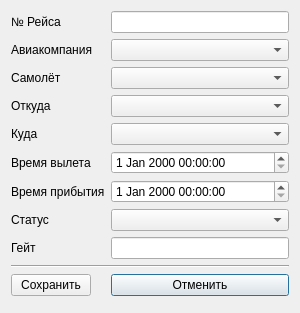
<?xml version="1.0" encoding="UTF-8"?>
<ui version="4.0">
 <class>Dialog</class>
 <widget class="QDialog" name="Dialog">
  <property name="geometry">
   <rect>
    <x>0</x>
    <y>0</y>
    <width>300</width>
    <height>313</height>
   </rect>
  </property>
  <property name="sizePolicy">
   <sizepolicy hsizetype="Fixed" vsizetype="Fixed">
    <horstretch>0</horstretch>
    <verstretch>0</verstretch>
   </sizepolicy>
  </property>
  <property name="minimumSize">
   <size>
    <width>300</width>
    <height>313</height>
   </size>
  </property>
  <property name="maximumSize">
   <size>
    <width>300</width>
    <height>313</height>
   </size>
  </property>
  <property name="windowTitle">
   <string>Редактирование</string>
  </property>
  <layout class="QGridLayout" name="gridLayout">
   <item row="8" column="2">
    <widget class="QLineEdit" name="lineEdit_gate"/>
   </item>
   <item row="9" column="0" colspan="3">
    <widget class="Line" name="line_2">
     <property name="orientation">
      <enum>Qt::Horizontal</enum>
     </property>
    </widget>
   </item>
   <item row="8" column="0">
    <widget class="QLabel" name="label_10">
     <property name="text">
      <string>Гейт</string>
     </property>
    </widget>
   </item>
   <item row="7" column="2">
    <widget class="QComboBox" name="comboBox_status"/>
   </item>
   <item row="6" column="2">
    <widget class="QDateTimeEdit" name="dateTimeEdit_arrival_time"/>
   </item>
   <item row="1" column="2">
    <widget class="QComboBox" name="comboBox_airline"/>
   </item>
   <item row="7" column="0" colspan="2">
    <widget class="QLabel" name="label_9">
     <property name="text">
      <string>Статус</string>
     </property>
    </widget>
   </item>
   <item row="3" column="0" colspan="2">
    <widget class="QLabel" name="label_5">
     <property name="text">
      <string>Откуда</string>
     </property>
    </widget>
   </item>
   <item row="2" column="0" colspan="2">
    <widget class="QLabel" name="label_4">
     <property name="text">
      <string>Самолёт</string>
     </property>
    </widget>
   </item>
   <item row="2" column="2">
    <widget class="QComboBox" name="comboBox_aircraft_type"/>
   </item>
   <item row="4" column="0">
    <widget class="QLabel" name="label_6">
     <property name="text">
      <string>Куда</string>
     </property>
    </widget>
   </item>
   <item row="3" column="2">
    <widget class="QComboBox" name="comboBox_departure"/>
   </item>
   <item row="6" column="0" colspan="2">
    <widget class="QLabel" name="label_8">
     <property name="text">
      <string>Время прибытия</string>
     </property>
    </widget>
   </item>
   <item row="5" column="2">
    <widget class="QDateTimeEdit" name="dateTimeEdit_departure_time"/>
   </item>
   <item row="4" column="2">
    <widget class="QComboBox" name="comboBox_arrival"/>
   </item>
   <item row="5" column="0" colspan="2">
    <widget class="QLabel" name="label_7">
     <property name="text">
      <string>Время вылета</string>
     </property>
    </widget>
   </item>
   <item row="1" column="0" colspan="2">
    <widget class="QLabel" name="label_3">
     <property name="text">
      <string>Авиакомпания</string>
     </property>
    </widget>
   </item>
   <item row="0" column="2">
    <widget class="QLineEdit" name="lineEdit_flight"/>
   </item>
   <item row="10" column="2">
    <widget class="QPushButton" name="cancel_button">
     <property name="text">
      <string>Отменить</string>
     </property>
     <property name="icon">
      <iconset>
       <normaloff>../icons/cancel.png</normaloff>../icons/cancel.png</iconset>
     </property>
     <property name="iconSize">
      <size>
       <width>16</width>
       <height>16</height>
      </size>
     </property>
    </widget>
   </item>
   <item row="0" column="0" colspan="2">
    <widget class="QLabel" name="label_2">
     <property name="text">
      <string>№ Рейса</string>
     </property>
    </widget>
   </item>
   <item row="10" column="0">
    <widget class="QPushButton" name="save_button">
     <property name="text">
      <string>Сохранить</string>
     </property>
     <property name="icon">
      <iconset>
       <normaloff>../icons/save.png</normaloff>../icons/save.png</iconset>
     </property>
    </widget>
   </item>
  </layout>
 </widget>
 <resources/>
 <connections/>
</ui>
